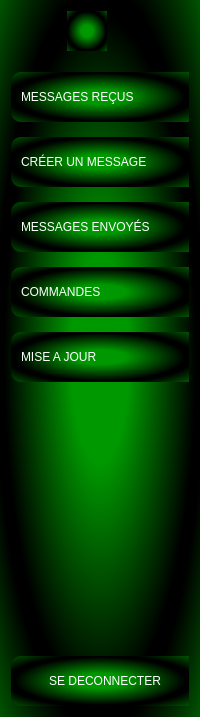
     <widget class="QWidget" name="icon_sidebar_wgt_2" native="true">
      <property name="sizePolicy">
       <sizepolicy hsizetype="Maximum" vsizetype="Preferred">
        <horstretch>0</horstretch>
        <verstretch>0</verstretch>
       </sizepolicy>
      </property>
      <property name="styleSheet">
       <string notr="true">QWidget {
  
	background-color: qradialgradient(spread:reflect, cx:0.5, cy:0.5, radius:0.5, fx:0.5, fy:0.5, stop:0.29052 rgba(0, 152, 0, 255), stop:0.957187 rgba(0, 0, 0, 255));
}

QPushButton {
    min-height: 50px;
    max-height: 50px;
    text-align: left;
    border: none;
    padding-left: 10px;
    color: white;
    border-top-left-radius: 10px;  /* Correction de &quot;border-top-leftr-radius&quot; */
    border-bottom-left-radius: 10px;  /* Correction de &quot;border-bottom-leftr-radius&quot; */
}

QPushButton:checked {
    background-color: black;
    color: rgb(0, 255, 0);
    font-weight: bold;
}

</string>
      </property>
      <layout class="QGridLayout" name="gridLayout">
       <property name="rightMargin">
        <number>11</number>
       </property>
       <item row="0" column="0">
        <layout class="QHBoxLayout" name="horizontalLayout_4">
         <item>
          <spacer name="horizontalSpacer_3">
           <property name="orientation">
            <enum>Qt::Orientation::Horizontal</enum>
           </property>
           <property name="sizeHint" stdset="0">
            <size>
             <width>40</width>
             <height>20</height>
            </size>
           </property>
          </spacer>
         </item>
         <item>
          <widget class="QLabel" name="label_8">
           <property name="minimumSize">
            <size>
             <width>40</width>
             <height>40</height>
            </size>
           </property>
           <property name="maximumSize">
            <size>
             <width>40</width>
             <height>40</height>
            </size>
           </property>
           <property name="text">
            <string/>
           </property>
           <property name="pixmap">
            <pixmap resource="../pyQt5_prject/ressources.qrc">:/images/new_images/outline_account_circle_black_24dp.png</pixmap>
           </property>
           <property name="scaledContents">
            <bool>true</bool>
           </property>
          </widget>
         </item>
         <item>
          <spacer name="horizontalSpacer_4">
           <property name="orientation">
            <enum>Qt::Orientation::Horizontal</enum>
           </property>
           <property name="sizeHint" stdset="0">
            <size>
             <width>40</width>
             <height>20</height>
            </size>
           </property>
          </spacer>
         </item>
        </layout>
       </item>
       <item row="1" column="0" colspan="2">
        <layout class="QVBoxLayout" name="verticalLayout_5">
         <property name="spacing">
          <number>15</number>
         </property>
         <property name="topMargin">
          <number>15</number>
         </property>
         <item>
          <widget class="QPushButton" name="big_msg_recus_btn">
           <property name="styleSheet">
            <string notr="true"/>
           </property>
           <property name="text">
            <string>MESSAGES REÇUS     </string>
           </property>
           <property name="icon">
            <iconset resource="../pyQt5_prject/ressources.qrc">
             <normaloff>:/images/new_images/outline_inbox_white_24dp.png</normaloff>:/images/new_images/outline_inbox_white_24dp.png</iconset>
           </property>
           <property name="checkable">
            <bool>true</bool>
           </property>
           <property name="autoExclusive">
            <bool>true</bool>
           </property>
          </widget>
         </item>
         <item>
          <widget class="QPushButton" name="big_msg_create_btn">
           <property name="styleSheet">
            <string notr="true"/>
           </property>
           <property name="text">
            <string>CRÉER UN MESSAGE  </string>
           </property>
           <property name="icon">
            <iconset resource="../pyQt5_prject/ressources.qrc">
             <normaloff>:/images/new_images/outline_send_white_24dp.png</normaloff>:/images/new_images/outline_send_white_24dp.png</iconset>
           </property>
           <property name="checkable">
            <bool>true</bool>
           </property>
           <property name="autoExclusive">
            <bool>true</bool>
           </property>
          </widget>
         </item>
         <item>
          <widget class="QPushButton" name="big_msg_sent_btn">
           <property name="styleSheet">
            <string notr="true"/>
           </property>
           <property name="text">
            <string>MESSAGES ENVOYÉS</string>
           </property>
           <property name="icon">
            <iconset resource="../pyQt5_prject/ressources.qrc">
             <normaloff>:/images/ui_images/messages_white.png</normaloff>:/images/ui_images/messages_white.png</iconset>
           </property>
           <property name="checkable">
            <bool>true</bool>
           </property>
           <property name="autoExclusive">
            <bool>true</bool>
           </property>
          </widget>
         </item>
         <item>
          <widget class="QPushButton" name="big_msg_orders_btn">
           <property name="styleSheet">
            <string notr="true"/>
           </property>
           <property name="text">
            <string>COMMANDES</string>
           </property>
           <property name="icon">
            <iconset resource="../pyQt5_prject/ressources.qrc">
             <normaloff>:/images/new_images/outline_shopping_bag_white_24dp.png</normaloff>:/images/new_images/outline_shopping_bag_white_24dp.png</iconset>
           </property>
           <property name="checkable">
            <bool>true</bool>
           </property>
           <property name="autoExclusive">
            <bool>true</bool>
           </property>
          </widget>
         </item>
         <item>
          <widget class="QPushButton" name="big_msg_update_btn">
           <property name="styleSheet">
            <string notr="true"/>
           </property>
           <property name="text">
            <string>MISE A JOUR</string>
           </property>
           <property name="icon">
            <iconset resource="../pyQt5_prject/ressources.qrc">
             <normaloff>:/images/ui_images/notifications_white.png</normaloff>:/images/ui_images/notifications_white.png</iconset>
           </property>
           <property name="checkable">
            <bool>true</bool>
           </property>
           <property name="autoExclusive">
            <bool>true</bool>
           </property>
          </widget>
         </item>
        </layout>
       </item>
       <item row="3" column="0" colspan="2">
        <widget class="QPushButton" name="msg_sent_btn_16">
         <property name="styleSheet">
          <string notr="true">color : white;
text-align:center;</string>
         </property>
         <property name="text">
          <string>SE DECONNECTER</string>
         </property>
         <property name="icon">
          <iconset resource="../pyQt5_prject/ressources.qrc">
           <normaloff>:/images/ui_images/log_out_white.png</normaloff>:/images/ui_images/log_out_white.png</iconset>
         </property>
        </widget>
       </item>
       <item row="2" column="1">
        <spacer name="verticalSpacer_3">
         <property name="orientation">
          <enum>Qt::Orientation::Vertical</enum>
         </property>
         <property name="sizeHint" stdset="0">
          <size>
           <width>20</width>
           <height>268</height>
          </size>
         </property>
        </spacer>
       </item>
      </layout>
     </widget>
